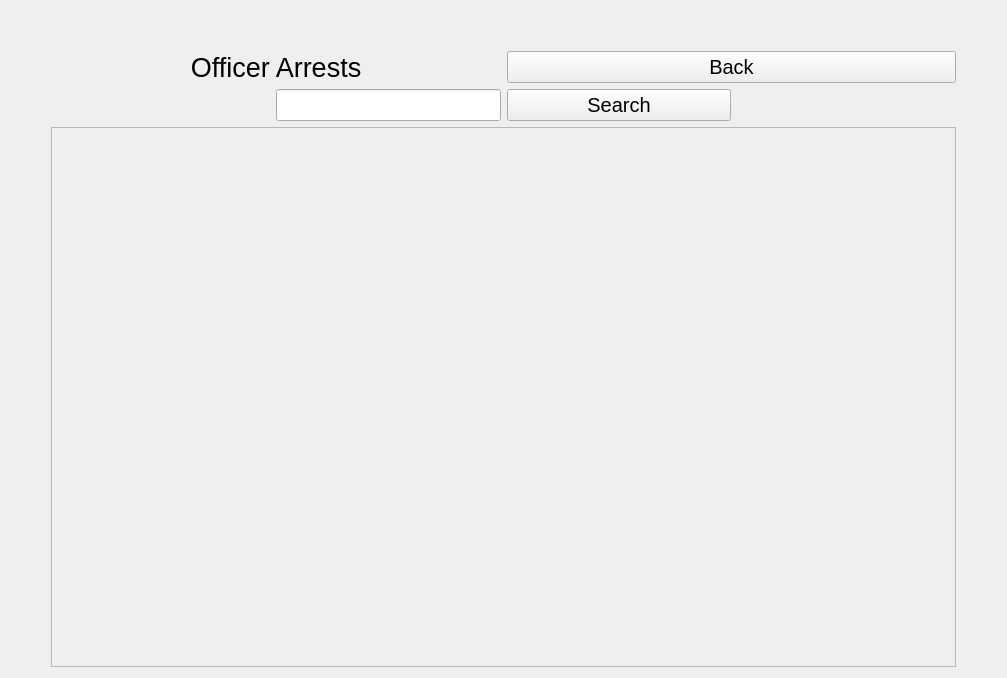
<?xml version="1.0" encoding="UTF-8"?>
<ui version="4.0">
 <class>Form</class>
 <widget class="QWidget" name="Form">
  <property name="geometry">
   <rect>
    <x>0</x>
    <y>0</y>
    <width>1007</width>
    <height>678</height>
   </rect>
  </property>
  <property name="sizePolicy">
   <sizepolicy hsizetype="Preferred" vsizetype="Fixed">
    <horstretch>0</horstretch>
    <verstretch>0</verstretch>
   </sizepolicy>
  </property>
  <property name="windowTitle">
   <string>Form</string>
  </property>
  <layout class="QGridLayout" name="gridLayout_2">
   <item row="0" column="1">
    <spacer name="verticalSpacer">
     <property name="orientation">
      <enum>Qt::Vertical</enum>
     </property>
     <property name="sizeType">
      <enum>QSizePolicy::Fixed</enum>
     </property>
     <property name="sizeHint" stdset="0">
      <size>
       <width>20</width>
       <height>40</height>
      </size>
     </property>
    </spacer>
   </item>
   <item row="1" column="1">
    <layout class="QGridLayout" name="gridLayout">
     <item row="0" column="0">
      <layout class="QHBoxLayout" name="horizontalLayout">
       <item>
        <widget class="QLabel" name="label">
         <property name="font">
          <font>
           <pointsize>20</pointsize>
          </font>
         </property>
         <property name="text">
          <string>Officer Arrests</string>
         </property>
         <property name="alignment">
          <set>Qt::AlignCenter</set>
         </property>
        </widget>
       </item>
       <item>
        <widget class="QPushButton" name="BackBtn">
         <property name="sizePolicy">
          <sizepolicy hsizetype="Minimum" vsizetype="Fixed">
           <horstretch>0</horstretch>
           <verstretch>0</verstretch>
          </sizepolicy>
         </property>
         <property name="font">
          <font>
           <pointsize>15</pointsize>
          </font>
         </property>
         <property name="text">
          <string>Back</string>
         </property>
        </widget>
       </item>
      </layout>
     </item>
     <item row="1" column="0">
      <layout class="QHBoxLayout" name="horizontalLayout_3">
       <item>
        <spacer name="horizontalSpacer">
         <property name="orientation">
          <enum>Qt::Horizontal</enum>
         </property>
         <property name="sizeHint" stdset="0">
          <size>
           <width>40</width>
           <height>20</height>
          </size>
         </property>
        </spacer>
       </item>
       <item>
        <widget class="QLineEdit" name="OfficerArrestsSearchField">
         <property name="font">
          <font>
           <pointsize>15</pointsize>
          </font>
         </property>
        </widget>
       </item>
       <item>
        <widget class="QPushButton" name="OfficerArrestsSearchBtn">
         <property name="sizePolicy">
          <sizepolicy hsizetype="Expanding" vsizetype="Fixed">
           <horstretch>0</horstretch>
           <verstretch>0</verstretch>
          </sizepolicy>
         </property>
         <property name="font">
          <font>
           <pointsize>15</pointsize>
          </font>
         </property>
         <property name="text">
          <string>Search</string>
         </property>
        </widget>
       </item>
       <item>
        <spacer name="horizontalSpacer_2">
         <property name="orientation">
          <enum>Qt::Horizontal</enum>
         </property>
         <property name="sizeHint" stdset="0">
          <size>
           <width>40</width>
           <height>20</height>
          </size>
         </property>
        </spacer>
       </item>
      </layout>
     </item>
     <item row="4" column="0">
      <widget class="QScrollArea" name="OfficerArrestScrollArea">
       <property name="sizePolicy">
        <sizepolicy hsizetype="Expanding" vsizetype="MinimumExpanding">
         <horstretch>0</horstretch>
         <verstretch>0</verstretch>
        </sizepolicy>
       </property>
       <property name="widgetResizable">
        <bool>true</bool>
       </property>
       <widget class="QWidget" name="scrollAreaWidgetContents">
        <property name="geometry">
         <rect>
          <x>0</x>
          <y>0</y>
          <width>893</width>
          <height>515</height>
         </rect>
        </property>
       </widget>
      </widget>
     </item>
    </layout>
   </item>
   <item row="1" column="0">
    <spacer name="horizontalSpacer_3">
     <property name="orientation">
      <enum>Qt::Horizontal</enum>
     </property>
     <property name="sizeType">
      <enum>QSizePolicy::Fixed</enum>
     </property>
     <property name="sizeHint" stdset="0">
      <size>
       <width>40</width>
       <height>20</height>
      </size>
     </property>
    </spacer>
   </item>
   <item row="1" column="2">
    <spacer name="horizontalSpacer_4">
     <property name="orientation">
      <enum>Qt::Horizontal</enum>
     </property>
     <property name="sizeType">
      <enum>QSizePolicy::Fixed</enum>
     </property>
     <property name="sizeHint" stdset="0">
      <size>
       <width>40</width>
       <height>20</height>
      </size>
     </property>
    </spacer>
   </item>
  </layout>
 </widget>
 <resources/>
 <connections/>
</ui>
